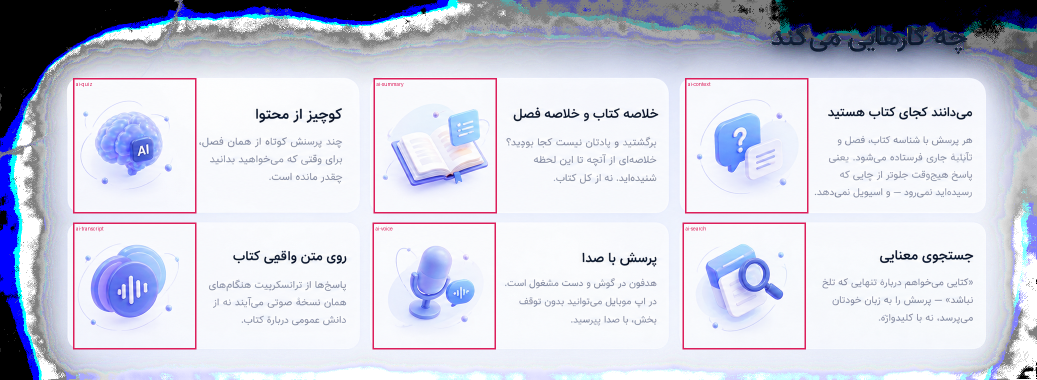
#> input picture web/scripts/_survey-assistant.png, 2073 x 759 px, given in place of ChatGPT Image Aug 29, 2026, 06_08_48 PM.png, which was not available (shown at 1/2 size)
$ python slice-assets.py
#> lines starting #> are read from the running program, lines starting #| are printed output that depends on the picture; after the words box and inside, x2 and y2 are one past the last pixel; in counts of white or black regions, pixels touching at a corner belong together; pictures that were not available may be replaced by others from this repository, and a replacement may not be noted
"""
Slice the 3D asset sheet into individual transparent PNG/WebP files.

The sheet already carries a real alpha channel, so there is no matting to do —
objects are found by labelling connected regions of non-transparent pixels,
dilated slightly first so that a render and its own soft shadow (or a cluster
like the phone + headphones + blobs) stay together as one piece.

Usage:
    python scripts/slice-assets.py --survey     # numbered contact sheet
    python scripts/slice-assets.py              # write public/assets/*.webp
"""

from __future__ import annotations

import argparse
import pathlib

import numpy as np
import scipy.ndimage as nd
from PIL import Image, ImageDraw

SHEET = pathlib.Path(
    r"C:\Users\Datis\Downloads\ChatGPT Image Aug 29, 2026, 06_08_48 PM.png"
)
OUT = pathlib.Path("public/assets")
SURVEY = pathlib.Path("scripts/_survey.png")

ALPHA_FLOOR = 110  # keep soft drop shadows out of the labelling pass
MIN_AREA = 2500  # ignore speckles and stray confetti dots
GLUE = 4  # just enough to bridge antialiasing, not enough to fuse neighbours


def components(img: Image.Image):
    alpha = np.asarray(img)[..., 3]
#> alpha: shape (759, 2073); every value is 255
    solid = alpha > ALPHA_FLOOR
#> solid: shape (759, 2073) bool; every value is 1
    glued = nd.binary_closing(solid, np.ones((GLUE, GLUE)))
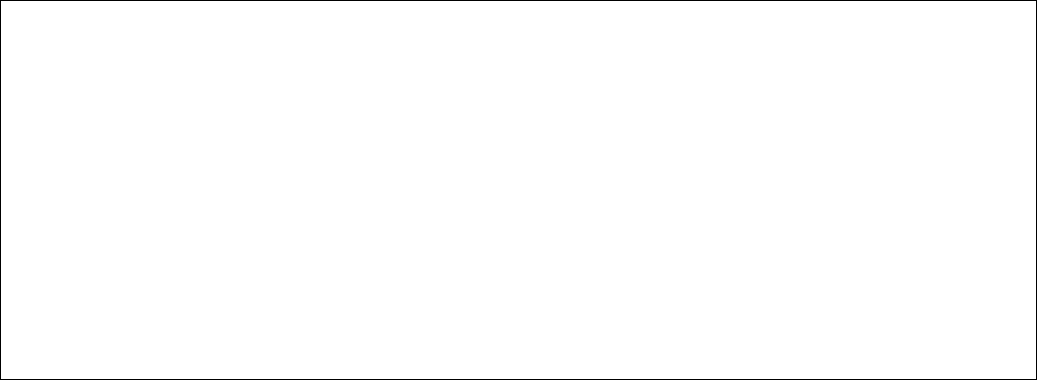
#> glued: shape (759, 2073) bool (shown at 1/2 size); 99.5% white; 1 black region, box (x1, y1, x2, y2) and area: (0, 0, 2073, 759) 8487
    lab, n = nd.label(glued)
#> n = 1
    boxes = []
    for i, sl in enumerate(nd.find_objects(lab), start=1):
        if (lab[sl] == i).sum() < MIN_AREA:
            continue
        ys, xs = sl
        boxes.append((xs.start, ys.start, xs.stop, ys.stop))
#> this loop made 1 pass
#> i on pass 1: 1
#> after the loop, boxes = [(2, 2, 2072, 758)]
    # Reading order: top-to-bottom in bands, then right-to-left (RTL sheet).
    boxes.sort(key=lambda b: (b[1] // 120, -b[0]))
    return boxes


def survey(img: Image.Image, boxes) -> None:
    plate = Image.new("RGB", img.size, (255, 255, 255))
    plate.paste(img, (0, 0), img)
    d = ImageDraw.Draw(plate)
    for i, (l, t, r, b) in enumerate(boxes):
        d.rectangle([l, t, r, b], outline=(220, 30, 90), width=3)
        d.rectangle([l, t, l + 46, t + 34], fill=(220, 30, 90))
        d.text((l + 12, t + 8), str(i), fill=(255, 255, 255))
    SURVEY.parent.mkdir(parents=True, exist_ok=True)
    plate.save(SURVEY)
    print(f"{len(boxes)} pieces -> {SURVEY}")
    for i, b in enumerate(boxes):
        print(f"  {i:2}  x{b[0]:5} y{b[1]:5}  {b[2] - b[0]:4}×{b[3] - b[1]:4}")


# Piece index -> output name, read off a `--survey` pass. Re-run the survey
# after changing the sheet: the indices are positional, not stable identifiers.
NAMES: dict[int, str] = {
    0: "microphone",          # dark mic + waveform — Interactive Demo
    2: "headphones",          # white/violet cans — Hero, floating
    3: "waveform-coin",       # violet disc — Hero, floating
    4: "phone-headphones",    # full device composition (unused: the hero device is coded)
    6: "tile-books",          # ─┐
    7: "tile-globe",          #  │ the five soft-square icon tiles —
    8: "tile-kid",            #  │ Why Us cards
    9: "tile-chat",           #  │
    10: "tile-headphones",    # ─┘
    11: "bubble-violet",      # FAQ
    12: "books-play",         # spare
    14: "globe",              # Localization
    15: "kid-scene",          # Kids
    16: "bubble-green",       # FAQ
    17: "bar-chart",          # spare
    18: "leaf",               # spare
    19: "headphones-play",    # magenta cans + play — Final CTA
    20: "envelope",           # Lead form
    21: "search-bar",         # spare
}


def cut(img: Image.Image, box, pad: int = 6) -> Image.Image:
    l, t, r, b = box
    piece = img.crop(
        (max(0, l - pad), max(0, t - pad), min(img.width, r + pad), min(img.height, b + pad))
    )
    # Re-trim on the real alpha, then normalise the near-opaque body to 255.
    bbox = piece.getchannel("A").point(lambda v: 255 if v > 6 else 0).getbbox()
    if bbox:
        piece = piece.crop(bbox)
    a = np.asarray(piece).copy()
    a[..., 3] = np.where(a[..., 3] > 240, 255, a[..., 3])
    return Image.fromarray(a, "RGBA")


def main() -> None:
    ap = argparse.ArgumentParser()
    ap.add_argument("--survey", action="store_true")
    args = ap.parse_args()

    img = Image.open(SHEET).convert("RGBA")
    boxes = components(img)
#> boxes = [(2, 2, 2072, 758)]

    if args.survey or not NAMES:
        survey(img, boxes)
        if args.survey:
            return

    OUT.mkdir(parents=True, exist_ok=True)
    for idx, name in NAMES.items():
        piece = cut(img, boxes[idx])
        piece.save(OUT / f"{name}.webp", quality=92, method=6)
        print(f"{name:22} {piece.size}")
#> this loop made 2 passes
#> bbox in cut on pass 1: (0, 0, 2073, 759)


#> (the run stopped early here; a loop or call above may not have finished)

$ run again, on photo_5800921029600284246_y.jpg
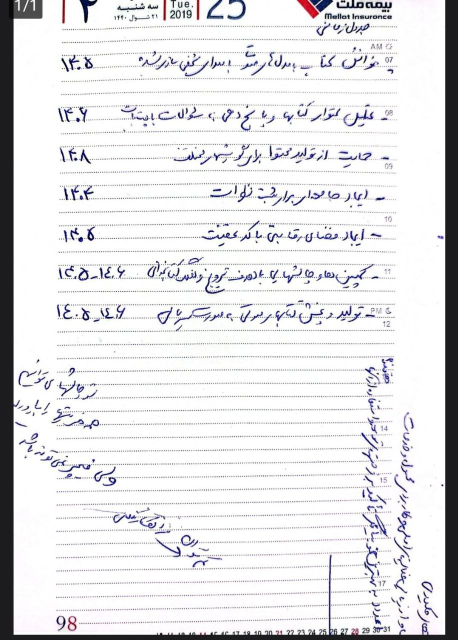
#> input picture photo_5800921029600284246_y.jpg, 915 x 1280 px, given in place of ChatGPT Image Aug 29, 2026, 06_08_48 PM.png, which was not available (shown at 1/2 size)
#> alpha: shape (1280, 915); every value is 255
#> solid: shape (1280, 915) bool; every value is 1
#> in components, `glued = nd.binary_closing(solid, np.ones((GLUE, GLUE)))`:
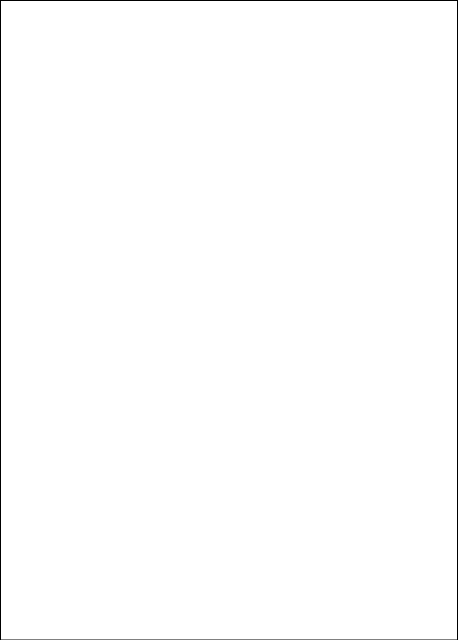
#> glued: shape (1280, 915) bool (shown at 1/2 size); 99.4% white; 1 black region, box (x1, y1, x2, y2) and area: (0, 0, 915, 1280) 6576
#> n = 1
#> the loop in components, `for i, sl in enumerate(nd.find_objects(lab), start=1):` made 1 pass
#> i on pass 1: 1
#> after the loop in components, `for i, sl in enumerate(nd.find_objects(lab), start=1):`: boxes = [(2, 2, 914, 1279)]
#> the loop in main, `for idx, name in NAMES.items():` made 2 passes
#> bbox in cut on pass 1: (0, 0, 915, 1280)
